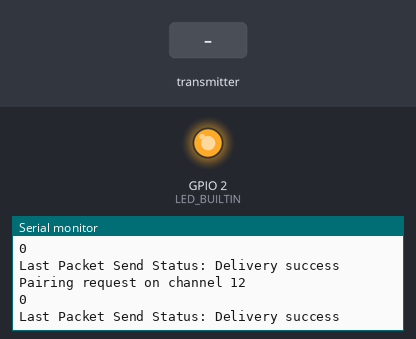
A sketch run on a simulated ESP8266 (NodeMCU). Shown: output pins drawn as LEDs (lit = HIGH, except the on-board LED, lit = LOW), the last lines printed to the serial monitor. Inputs (shaded band) come from the test bench.

Above: at 1.2 s.
1.3 s: the transmitter starts sending msgType = 0
At 1.63 s:
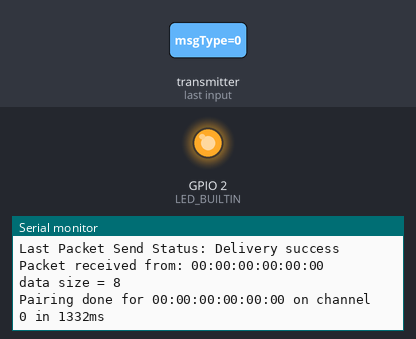
2.8 s: the transmitter starts sending temp = 25
At 3.13 s:
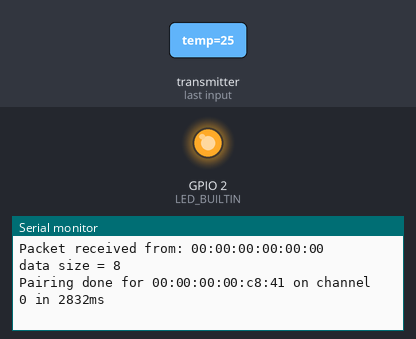
Timing chart, 0 to 5.8 s (numbered marks = the images above; inputs shaded):
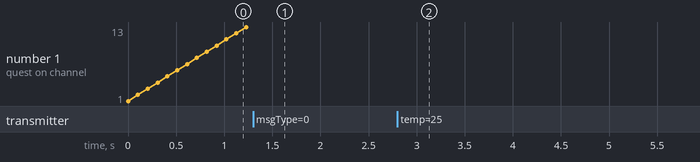

Measured:
- after the input at 1.3 s, the serial monitor: prints a new line at once (image 1)
- after the input at 2.8 s, the serial monitor: prints a new line at once (image 2)

The sketch:

FoxHomeIot-ESP8266-Sender.ino
```cpp
// ----------------------------------------------------------------------------
// firmware name: FoxHomeIoT-ESP8266-Sender
// description: send ESP-NOW message to master and from master resend
//              message to mqtt
// © 2022 Jiří Kučera
// version: 0.1.1beta
// ----------------------------------------------------------------------------

// ----------------------------------------------------------------------------
// Libraries
// ----------------------------------------------------------------------------

#include <ESP8266WiFi.h>
#include <espnow.h>
#include <Wire.h>
#include <Adafruit_Sensor.h>
#include <Adafruit_BME280.h>

// ----------------------------------------------------------------------------
// Definition of global constants
// ----------------------------------------------------------------------------

#define BOARD_ID 2
#define MAX_CHANNEL 13  // 11 for North America // 13 in Europe

// ----------------------------------------------------------------------------
// Definition of global variables
// ----------------------------------------------------------------------------

uint8_t broadcastAddressX[] = {0xFF, 0xFF, 0xFF, 0xFF, 0xFF, 0xFF};

//Structure example to send data
//Must match the receiver structure
typedef struct struct_message {
  uint8_t msgType;
  uint8_t id;
  float temp;
  float hum;
  float pres;
  int batt;
  unsigned int readingId;
} struct_message;

// new structure for pairing
typedef struct struct_pairing {
    uint8_t msgType;
    uint8_t id;
    uint8_t macAddr[6];
    uint8_t channel;
} struct_pairing;

//Create 2 struct_message
struct_message myData;  // data to send
struct_message inData;  // data received
struct_pairing pairingData;

enum PairingStatus {PAIR_REQUEST, PAIR_REQUESTED, PAIR_PAIRED, };
PairingStatus pairingStatus = PAIR_REQUEST;

enum MessageType {PAIRING, DATA, COMMAND,};
MessageType messageType;

uint8_t channel = 1;

// for reading sensors
float temperature =0;
float humidity = 0;
float pressure = 0;
int battery = 0;

unsigned long currentMillis   = millis();
unsigned long previousMillis  = 0;    // will store last time DHT was updated
const long interval = 10000;
unsigned long start;
int readingId = 0;

Adafruit_BME280 bme;

// ----------------------------------------------------------------------------
// ESP-NOW
// ----------------------------------------------------------------------------

// Callback when data is sent
void OnDataSent(uint8_t *mac_addr, uint8_t sendStatus) {
  Serial.print("Last Packet Send Status: ");
  if (sendStatus == 0){
    Serial.println("Delivery success");
  }
  else{
    Serial.println("Delivery fail");
  }
}

void printMAC(const uint8_t * mac_addr){
  char macStr[18];
  snprintf(macStr, sizeof(macStr), "%02x:%02x:%02x:%02x:%02x:%02x",
           mac_addr[0], mac_addr[1], mac_addr[2], mac_addr[3], mac_addr[4], mac_addr[5]);
  Serial.print(macStr);
}

// Callback when data is received
void OnDataRecv(uint8_t * mac, uint8_t *incomingData, uint8_t len) {
  Serial.print("Packet received from: ");
  printMAC(mac);
  Serial.println();
  Serial.print("data size = ");
  Serial.println(sizeof(incomingData));
  uint8_t type = incomingData[0];
  switch (type) {
  case DATA :
    memcpy(&inData, incomingData, sizeof(inData));
    Serial.print("ID  = ");
    Serial.println(inData.id);
    Serial.print("Setpoint temp = ");
    Serial.println(inData.temp);
    Serial.print("SetPoint humidity = ");
    Serial.println(inData.hum);
    Serial.print("reading Id  = ");
    Serial.println(inData.readingId);

    if (inData.readingId % 2 == 1){
      digitalWrite(LED_BUILTIN, LOW);
    } else {
      digitalWrite(LED_BUILTIN, HIGH);
    }
    break;

  case PAIRING:
    memcpy(&pairingData, incomingData, sizeof(pairingData));
    if (pairingData.id == 0) {                // the message comes from server
      Serial.print("Pairing done for ");
      printMAC(pairingData.macAddr);
      Serial.print(" on channel " );
      Serial.print(pairingData.channel);    // channel used by the server
      Serial.print(" in ");
      Serial.print(millis()-start);
      Serial.println("ms");
      //esp_now_del_peer(pairingData.macAddr);
      //esp_now_del_peer(mac);
      esp_now_add_peer(pairingData.macAddr, ESP_NOW_ROLE_COMBO, pairingData.channel, NULL, 0); // add the server to the peer list
      pairingStatus = PAIR_PAIRED ;            // set the pairing status
    }
    break;
  }
}

PairingStatus autoPairing(){
  switch(pairingStatus) {
  case PAIR_REQUEST:
    Serial.print("Pairing request on channel "  );
    Serial.println(channel);

    // clean esp now
    esp_now_deinit();
    WiFi.mode(WIFI_STA);
    // set WiFi channel
    wifi_promiscuous_enable(1);
    wifi_set_channel(channel);
    wifi_promiscuous_enable(0);
    //WiFi.printDiag(Serial);
    WiFi.disconnect();

    // Init ESP-NOW
    if (esp_now_init() != 0) {
      Serial.println("Error initializing ESP-NOW");
    }
    esp_now_set_self_role(ESP_NOW_ROLE_COMBO);
    // set callback routines
    esp_now_register_send_cb(OnDataSent);
    esp_now_register_recv_cb(OnDataRecv);

    // set pairing data to send to the server
    pairingData.id = BOARD_ID;
    pairingData.channel = channel;
    previousMillis = millis();
    // add peer and send request
    Serial.println(esp_now_send(broadcastAddressX, (uint8_t *) &pairingData, sizeof(pairingData)));
    pairingStatus = PAIR_REQUESTED;
    break;

  case PAIR_REQUESTED:
    // time out to allow receiving response from server
    currentMillis = millis();
    if(currentMillis - previousMillis > 100) {
      previousMillis = currentMillis;
      // time out expired,  try next channel
      channel ++;
      if (channel > MAX_CHANNEL) {
        channel = 0;
      }
      pairingStatus = PAIR_REQUEST;
    }
    break;

  case PAIR_PAIRED:
    //Serial.println("Paired!");
    break;
  }
  return pairingStatus;
}

// ----------------------------------------------------------------------------
// setup
// ----------------------------------------------------------------------------

void setup() {
  // Init Serial Monitor
  Serial.begin(115200);
  pinMode(LED_BUILTIN, OUTPUT);

  //initialize BME
  Serial.println(F("BME280 test"));

  bool status;

  status = bme.begin(0x76);
  if (!status) {
    Serial.println("Could not find a valid BME280 sensor, check wiring!");
    while (1);
  }

  // Set device as a Wi-Fi Station
  WiFi.mode(WIFI_STA);
  Serial.println(WiFi.macAddress());
  WiFi.disconnect();

  // Init ESP-NOW
  if (esp_now_init() != 0) {
    Serial.println("Error initializing ESP-NOW");
    return;
  }

  // Set ESP-NOW Role
  esp_now_set_self_role(ESP_NOW_ROLE_COMBO);

  // Register for a callback function that will be called when data is received
  esp_now_register_recv_cb(OnDataRecv);
  esp_now_register_send_cb(OnDataSent);

  pairingData.id = BOARD_ID;
}

// ----------------------------------------------------------------------------
// loop
// ----------------------------------------------------------------------------

void loop() {
  if (autoPairing() == PAIR_PAIRED) {
    static unsigned long lastEventTime = millis();
    static const unsigned long EVENT_INTERVAL_MS = 10000;
    if ((millis() - lastEventTime) > EVENT_INTERVAL_MS) {
      ReadDataSensors();
      Serial.print(".");

      //Set values to send
      myData.msgType = DATA;
      myData.id = BOARD_ID;
      myData.temp       = temperature;
      myData.hum        = humidity;
      myData.pres       = pressure;
      myData.batt       = battery;
      myData.readingId = readingId ++;

      // Send message via ESP-NOW to all peers
      esp_now_send(pairingData.macAddr, (uint8_t *) &myData, sizeof(myData));
      lastEventTime = millis();
    }
  }
}

// ----------------------------------------------------------------------------
// ReadDataSensors
// ----------------------------------------------------------------------------

void ReadDataSensors () {
  temperature = bme.readTemperature();
  humidity    = bme.readHumidity();
  pressure    = bme.readPressure() / 100.0F;
  battery     = 0; // analogRead(battery_pin);
}
```
